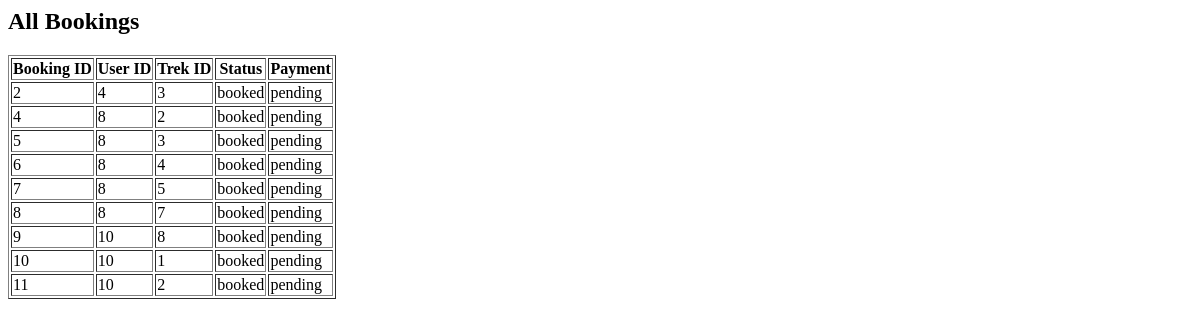
Before: /admin/bookings (signed in) with the older database file.
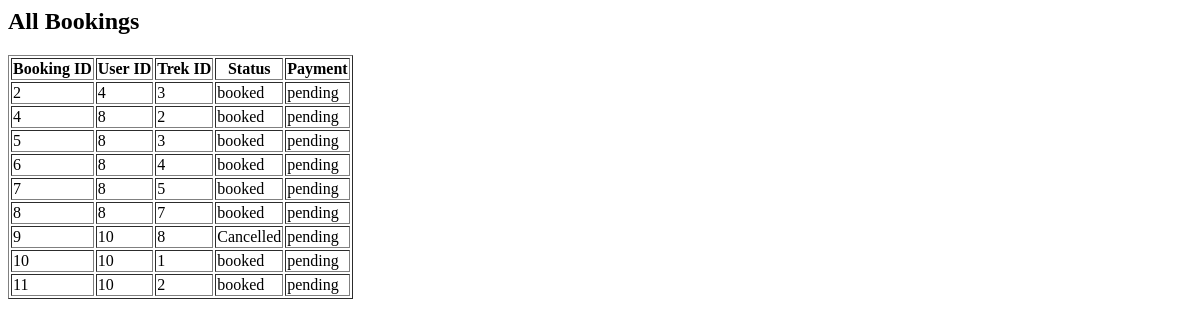
After: the same page with the newer database file.
### models.py (models this page shows)
class Booking(db.Model):
    __tablename__ = "bookings"
    id = db.Column(db.Integer, primary_key=True)
    user_id = db.Column(
        db.Integer,
        db.ForeignKey("users.id"),
        nullable=False
    )
    trek_id = db.Column(
        db.Integer,
        db.ForeignKey("treks.id"),
        nullable=False
    )
    booking_date = db.Column(
        db.DateTime,
        default=datetime.utcnow
    )
    booking_status = db.Column(
        db.String(20),
        default="booked"
    )
    payment_status = db.Column(
        db.String(20),
        default="pending"
    )

### app.py (the view)
@app.route("/admin/bookings")
def admin_bookings():
    if "user_id" not in session:
        return redirect("/login")
    if session["role"] != "admin":
        return "Access Denied"
    bookings = Booking.query.all()
    return render_template(
        "admin_bookings.html",
        bookings=bookings
    )

### templates/admin_bookings.html
<h2>All Bookings</h2>
<table border="1">
    <tr>
        <th>Booking ID</th>
        <th>User ID</th>
        <th>Trek ID</th>
        <th>Status</th>
        <th>Payment</th>
    </tr>
    {% for booking in bookings %}
    <tr>
        <td>{{ booking.id }}</td>
        <td>{{ booking.user_id }}</td>
        <td>{{ booking.trek_id }}</td>
        <td>{{ booking.booking_status }}</td>
        <td>{{ booking.payment_status }}</td>
    </tr>
    {% endfor %}
</table>

Changed rows visible on the page:
changed Booking id 9: booking_status "booked" → "Cancelled"
